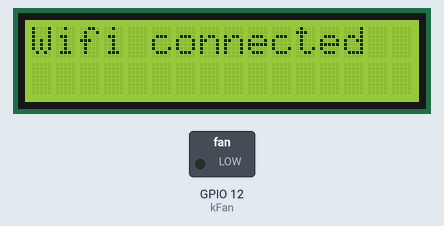
A sketch run on a simulated ESP8266 (NodeMCU). On the bench: 16×2 character LCD, switched loads named in the sketch (green lamp = pin HIGH). WiFi joins after 1.5 s; servers stay silent unless stated; uploads are accepted with an empty reply; what the sketch prints to the serial monitor is not drawn.

Above: at 2.28 s.

The sketch:

ArduinoFan.ino
```cpp
/* An object of class Auto football gym.
 *  Author : 00gym team
 *  Date of last modification : 22 November 2023 */

#include <Wire.h>
#include <LiquidCrystal_I2C.h>
#include <Arduino.h>
#include <ArduinoJson.h>
#include <ESP8266WiFi.h>
#include <ESP8266WiFiMulti.h>
#include <ESP8266HTTPClient.h>
#include <WiFiClient.h>

const char* ssid = "changyup";
const char* pass = "dkssud12gkgk";
String address = "https://00gym.shop/arduino_check?id=1";
const int port = 443;   //https port num
int value;

const int kFan = 12;
LiquidCrystal_I2C lcd(0x27, 16, 2);

/*method for connecting WIFI
 * parameter : WIFI ssid, WIFI pass
 */
void WIFIConnection(const char* ssid, const char* pass)
{
  WiFi.begin(ssid, pass);
  Serial.print("[WIFI] ");
  while(WiFi.status() != WL_CONNECTED)
  {
    delay(1000);
    Serial.print(".");
  }
  Serial.println("");
  Serial.print("[Wifi] Connected");
  Serial.print("IP address : \t");
  Serial.println(WiFi.localIP());
}

/*method for get condition variable from server
 * parameter : server address, port num(443)
 */
int GetValue(String address, const int port)
{
  WiFiClientSecure client;
  client.setInsecure();
  client.connect(address, port);
  HTTPClient http;
  int num;
  Serial.print("[HTTP] begin...\n");
  if (http.begin(client, address))
  {
    Serial.print("[HTTP] GET...\n");
    int httpcode = http.GET();
    if (httpcode > 0)
    {
      Serial.printf("[HTTP] GET... code: %d\n", httpcode);
      String payload = http.getString();
      Serial.println(payload);
      const char* json = payload.c_str();

      StaticJsonDocument<200> doc;
      auto error1 = deserializeJson(doc, json);
      if (error1)
      {
        Serial.print(F("deserializeJson() failed with code "));
        Serial.println(error1.c_str());
        return -1;
      }
      bool isSuccess = doc["isSuccess"];

      if (isSuccess==true)
      {
        String result = doc["result"];
        Serial.println(result);
        auto error2 = deserializeJson(doc, result);
        if (error2)
        {
          Serial.print(F("deserializeJson() failed with code "));
          Serial.println(error2.c_str());
          return -1;
        }
        num = doc["condValue"];
        Serial.println(num);
      }
      else if (isSuccess!=true)
      {
        Serial.println("wrong request");
        lcd.setCursor(1,1);
        lcd.print("Wrong Request");
        http.end();
        return -1;
      }
    }
    else
    {
      Serial.printf("[HTTP] GET... failed, error: %s\n", http.errorToString(httpcode).c_str());
      lcd.setCursor(1,1);
      lcd.print("CCC");
    }

    http.end();
  }
  else
  {
    Serial.printf("[HTTP} Unable to connect\n");
  }
  return num;
}

/*method for system control by condition variable.
 * parameter : value
 */
void SystemControl(int value)
{
  if (value > 0)
  {
    Serial.println("Fan system on");
    digitalWrite(kFan, HIGH);
    lcd.setCursor(1,1);
    lcd.print("fan on");
  }
  else if (value <= 0 )
  {
    Serial.println("Fan system off");
    digitalWrite(kFan, LOW);
    lcd.setCursor(1,1);
    lcd.print("fan off");
  }
}

void setup()
{
  Serial.begin(115200);
  pinMode(kFan, OUTPUT);
  lcd.init();
  lcd.backlight();
  WIFIConnection(ssid, pass);
}

void loop()
{
  if ((WiFi.status() != WL_CONNECTED))
  {
    Serial.println("NO WIFI");
    lcd.setCursor(0,0);
    lcd.print("No Wifi");
    WIFIConnection(ssid, pass);
    lcd.clear();
  }
  else if ((WiFi.status() == WL_CONNECTED))
  {
    lcd.setCursor(0,0);
    lcd.print("Wifi connected");
    value = GetValue(address, port);
  }

  SystemControl(value);

  delay(1000*60*3);
  lcd.clear();
}
```

Measured:
- what the display in image 0 shows lasts 0.4 s, from 2.1 s to 2.5 s
